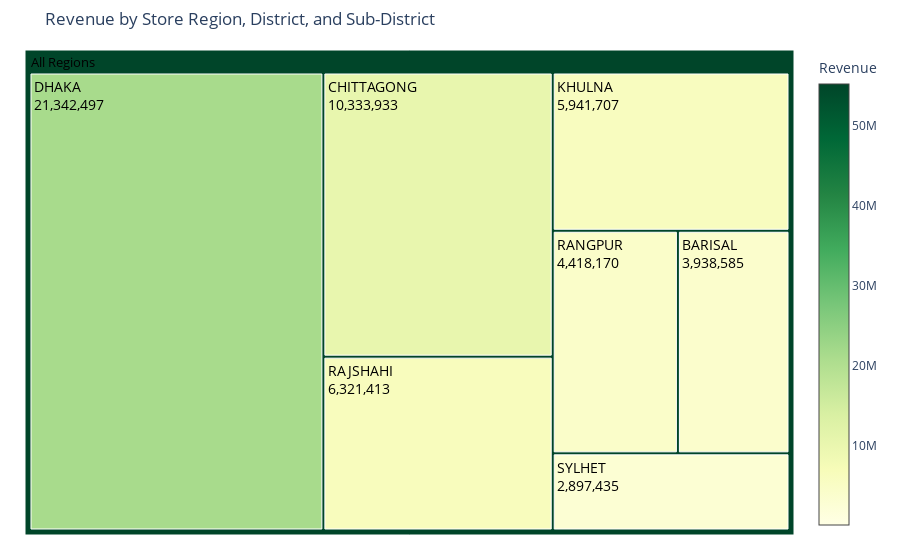

Here is the notebook cell this chart was saved with:
### Code cell
import pandas as pd
import plotly.graph_objects as go

# Step 1: Data Preparation
data['revenue'] = pd.to_numeric(data['revenue'], errors='coerce')
data_clean = data.dropna(subset=['store_region', 'store_district', 'store_sub_district', 'revenue'])

# Step 2: Build Hierarchical Data

# Sub-Districts
sub_districts = data_clean.groupby(['store_region', 'store_district', 'store_sub_district'], as_index=False)['revenue'].sum()
sub_districts['id'] = sub_districts['store_region'] + '/' + sub_districts['store_district'] + '/' + sub_districts['store_sub_district']
sub_districts['parent'] = sub_districts['store_region'] + '/' + sub_districts['store_district']
sub_districts['label'] = sub_districts['store_sub_district']
sub_districts['level'] = 2

# Districts
districts = data_clean.groupby(['store_region', 'store_district'], as_index=False)['revenue'].sum()
districts['id'] = districts['store_region'] + '/' + districts['store_district']
districts['parent'] = districts['store_region']
districts['label'] = districts['store_district']
districts['level'] = 1

# Regions
regions = data_clean.groupby(['store_region'], as_index=False)['revenue'].sum()
regions['id'] = regions['store_region']
regions['parent'] = 'All Regions'
regions['label'] = regions['store_region']
regions['level'] = 0

# Root Node
root = pd.DataFrame({
    'id': ['All Regions'],
    'parent': [''],
    'label': ['All Regions'],
    'revenue': [regions['revenue'].sum()],
    'level': -1  # Root level
})

# Combine DataFrames
all_data = pd.concat(
    [root[['id', 'parent', 'label', 'revenue', 'level']],
     regions[['id', 'parent', 'label', 'revenue', 'level']],
     districts[['id', 'parent', 'label', 'revenue', 'level']],
     sub_districts[['id', 'parent', 'label', 'revenue', 'level']]],
    ignore_index=True
)

# Step 3: Create the Treemap
fig = go.Figure(go.Treemap(
    labels=all_data['label'],
    parents=all_data['parent'],
    ids=all_data['id'],
    values=all_data['revenue'],
    branchvalues='total',
    maxdepth=2,  # Initial view shows up to districts
    textinfo='label+value',
    hovertemplate='<b>%{label}</b><br>Revenue: $%{value:,.2f}<extra></extra>',
    marker=dict(
        colors=all_data['revenue'],
        colorscale='ylgn',
        colorbar=dict(title='Revenue'),
    )))

# Step 4: Update Layout and Traces
fig.update_layout(
    title='Revenue by Store Region, District, and Sub-District',
    margin=dict(t=50, l=25, r=25, b=25)
)

# Adjust font sizes and colors
fig.update_traces(
    insidetextfont=dict(size=14, color='black'),
    selector=dict(type='treemap')
)

# Step 5: Display the Treemap
fig.show()

### Figure 1 — Plotly figure (JSON) as saved in the notebook; plotly's stock layout.template omitted (floating-point values rounded to 4 significant figures; data arrays with more than 128 entries replaced by an {"elided": "..."} marker saying what was removed)
{"data": [{"branchvalues": "total", "hovertemplate": "<b>%{label}</b><br>Revenue: $%{value:,.2f}<extra></extra>", "ids": {"elided": "628 str values"}, "insidetextfont": {"color": "black", "size": 14}, "labels": {"elided": "628 str values"}, "marker": {"colorbar": {"title": {"text": "Revenue"}}, "colors": {"elided": "628 int values"}, "colorscale": [[0, "rgb(255,255,229)"], [0.125, "rgb(247,252,185)"], [0.25, "rgb(217,240,163)"], [0.375, "rgb(173,221,142)"], [0.5, "rgb(120,198,121)"], [0.625, "rgb(65,171,93)"], [0.75, "rgb(35,132,67)"], [0.875, "rgb(0,104,55)"], [1, "rgb(0,69,41)"]]}, "maxdepth": 2, "parents": {"elided": "628 str values"}, "textinfo": "label+value", "type": "treemap", "values": {"elided": "628 int values"}}], "layout": {"margin": {"b": 25, "l": 25, "r": 25, "t": 50}, "title": {"text": "Revenue by Store Region, District, and Sub-District"}}}
